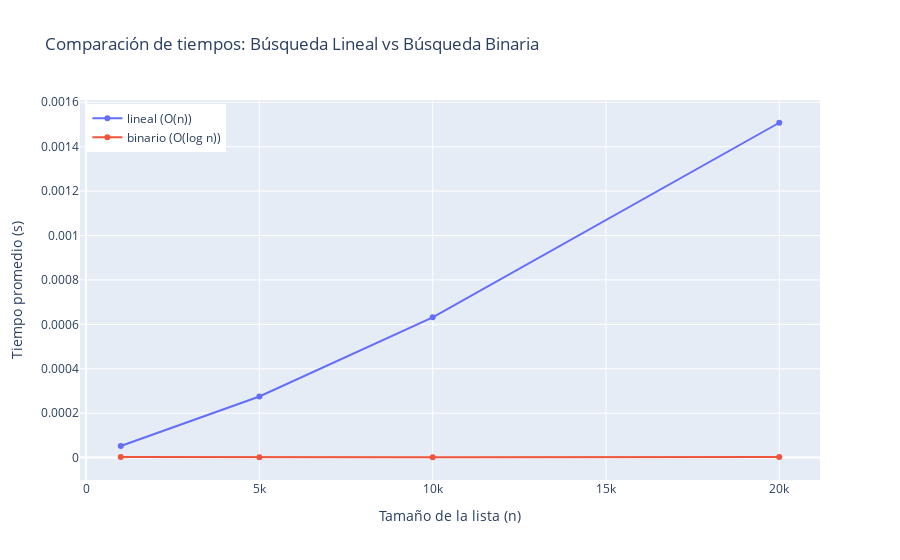

Source (notebook cell):
### Code cell
import plotly.graph_objects as go
sizes2 = [1000, 5000, 10000, 20000]#sizes = [1_000, 5_000, 10_000, 20_000]
mean_bub = []
mean_timsort = []
for n in sizes2:
    data = sorted(rand_list(n, unique=True))
    print(f"\nLista ordenada de {n} elementos")
    target = data[-1]  # peor caso aprox. para lineal
    mean_lin, s_lin = timet(linear_search, data, target, repeat=7)
    mean_bin, s_bin = timet(binary_search, data, target, repeat=7)
    mean_bub.append(mean_lin)
    mean_timsort.append(mean_bin)

fig = go.Figure()
fig.add_trace(go.Scatter(x=sizes2, y=mean_bub, mode='lines+markers', name='lineal (O(n))'))
fig.add_trace(go.Scatter(x=sizes2, y=mean_timsort, mode='lines+markers', name='binario (O(log n))'))
fig.update_layout(title='Comparación de tiempos: Búsqueda Lineal vs Búsqueda Binaria',
                  xaxis_title='Tamaño de la lista (n)',
                  yaxis_title='Tiempo promedio (s)',
                  legend=dict(x=0.01, y=0.99))

### Figure 1 — Plotly figure (JSON) as saved in the notebook; plotly's stock layout.template omitted (floating-point values rounded to 4 significant figures)
{"data": [{"mode": "lines+markers", "name": "lineal (O(n))", "type": "scatter", "x": [1000, 5000, 10000, 20000], "y": [5.217e-05, 0.0002752, 0.0006315, 0.001508]}, {"mode": "lines+markers", "name": "binario (O(log n))", "type": "scatter", "x": [1000, 5000, 10000, 20000], "y": [2.343e-06, 1.457e-06, 1.657e-06, 2.486e-06]}], "layout": {"legend": {"x": 0.01, "y": 0.99}, "title": {"text": "Comparación de tiempos: Búsqueda Lineal vs Búsqueda Binaria"}, "xaxis": {"title": {"text": "Tamaño de la lista (n)"}}, "yaxis": {"title": {"text": "Tiempo promedio (s)"}}}}
